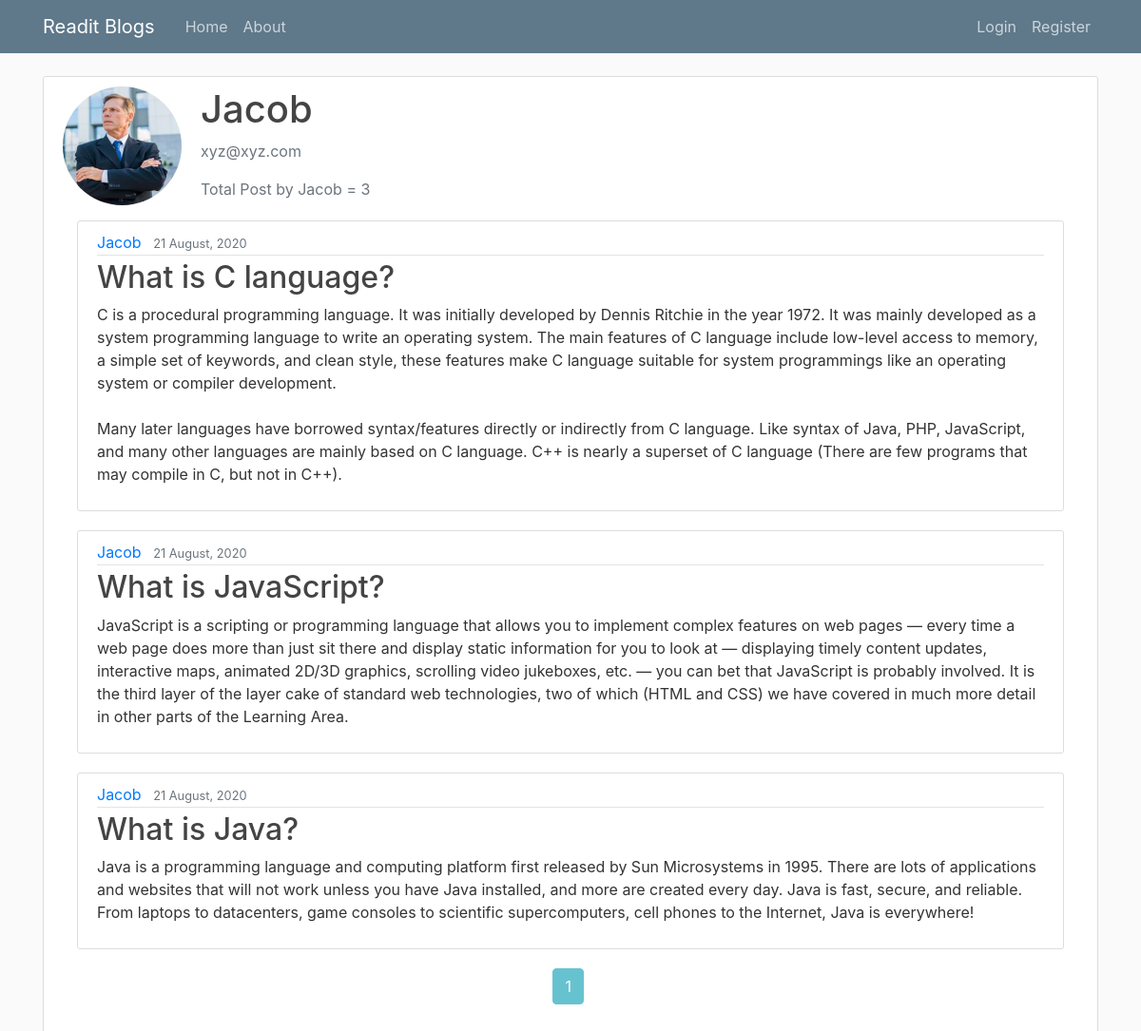
The page /Jacob on the database its author committed.
### Readit/models.py (models this page shows, shortened)
class User(db.Model,UserMixin):
    __tablename__='users'
    id=db.Column(db.Integer,primary_key=True)
    profile_image=db.Column(db.String(64),nullable=False,default='default_profile.png')
    email=db.Column(db.String(64),unique=True,index=True)
    username=db.Column(db.String(64),unique=True,index=True)
    password_hash=db.Column(db.String(128))
    post=db.relationship('BlogPost',backref='author',lazy=True)

class BlogPost(db.Model):
    user=db.relationship(User)
    id=db.Column(db.Integer,primary_key=True)
    user_id=db.Column(db.Integer,db.ForeignKey('users.id'),nullable=False)
    date=db.Column(db.DateTime,nullable=False,default=datetime.utcnow)
    title=db.Column(db.String(140),nullable=False)
    text=db.Column(db.Text,nullable=False)

### Readit/users/views.py (the view)
@users.route("/<username>")
def user_posts(username):
    page = request.args.get('page', 1, type=int)
    user = User.query.filter_by(username=username).first_or_404()
    blog_posts = BlogPost.query.filter_by(author=user).order_by(BlogPost.date.desc()).paginate(page=page, per_page=3)
    return render_template('user_blog_posts.html', blog_posts=blog_posts, user=user)

### Readit/templates/user_blog_posts.html
{% extends "base.html" %}
{% block content %}
  <div class="content-section">
       <div class="media">
         <img class="rounded-circle account-img" src="{{ url_for('static', filename='profile_pics/' + user.profile_image) }}">
         <div class="media-body">
           <h2 class="account-heading">{{ user.username }}</h2>
           <p class="text-secondary">{{ user.email }}</p>
           <p class="text-secondary">Total Post by {{ user.username }} = {{ blog_posts.total }} </p>
         </div>
       </div>
  <div class="container">
    {% for post in blog_posts.items %}
    <article class="media content-section">
    <div class="media-body">
      <div class="article-metadata">
        <a class="mr-2" href="{{url_for('users.user_posts',username=post.author.username)}}">{{post.author.username}}</a>
        <small class="text-muted">{{post.date.strftime('%d %B, %Y')}}</small>
      </div>
      <h2><a class="article-title" href="{{url_for('blog_posts.blog_post',blog_post_id=post.id)}}">{{ post.title }}</a></h2>
      <p class="article-content">{{ post.text }}</p>
    </div>
    </article>
    {% endfor %}
  </div>
  <div class="pagination justify-content-center">
      {% for page_num in blog_posts.iter_pages(left_edge=1, right_edge=1, left_current=1, right_current=2) %}
            {% if page_num %}
              {% if blog_posts.page == page_num %}
                <a class="btn btn-info mb-4 page-item disabled" href="{{url_for('core.index',page=page_num)}}">{{ page_num }}</a>&nbsp;
              {% else %}
                <a class="btn btn-outline-info mb-4" href="{{url_for('core.index',page=page_num)}}">{{ page_num }}</a>&nbsp;
              {% endif %}
            {% else %}
              ...
            {% endif %}
          {% endfor %}
  </div>
  {% endblock %}

### Readit/static/main.css (style rules this page uses)
body { background: #fafafa; color: #333333; margin-top: 5rem; }
h1, h2, h3, h4, h5, h6 { color: #444444; }
.content-section { background: #ffffff; padding: 10px 20px; border: 1px solid #dddddd; border-radius: 3px; margin-bottom: 20px; }
.article-title { color: #444444; }
.article-content { white-space: pre-line; }
.article-metadata { padding-bottom: 1px; margin-bottom: 4px; border-bottom: 1px solid #e3e3e3 }
.account-img { height: 125px; width: 125px; margin-right: 20px; margin-bottom: 16px; }
.account-heading { font-size: 2.5rem; }

### rows shown on the page
User: profile_image (picture), username "Jacob", email "xyz@xyz.com"
BlogPost: author.username "Jacob", date "21 August, 2020", title "What is C language?", text "C is a procedural programming language. It was initially developed by Dennis Ritchie in the year 1972. It was mainly developed as a system programming language to write an operating system. The main features of C language include low-level access to memory, a simple set of keywords, and clean style, these features make C language suitable for system programmings like an operating system or compiler development. Many later languages have borrowed syntax/features directly or indirectly from C language. Like syntax of Java, PHP, JavaScript, and many other languages are mainly based on C language. C++ is nearly a superset of C language (There are few programs that may compile in C, but not in…"
BlogPost: author.username "Jacob", date "21 August, 2020", title "What is JavaScript?", text "JavaScript is a scripting or programming language that allows you to implement complex features on web pages — every time a web page does more than just sit there and display static information for you to look at — displaying timely content updates, interactive maps, animated 2D/3D graphics, scrolling video jukeboxes, etc. — you can bet that JavaScript is probably involved. It is the third layer of the layer cake of standard web technologies, two of which (HTML and CSS) we have covered in much more detail in other parts of the Learning Area."
BlogPost: author.username "Jacob", date "21 August, 2020", title "What is Java?", text "Java is a programming language and computing platform first released by Sun Microsystems in 1995. There are lots of applications and websites that will not work unless you have Java installed, and more are created every day. Java is fast, secure, and reliable. From laptops to datacenters, game consoles to scientific supercomputers, cell phones to the Internet, Java is everywhere!"

### other values the page prints
{{ blog_posts.total }} "3"
{{ page_num }} "1"
